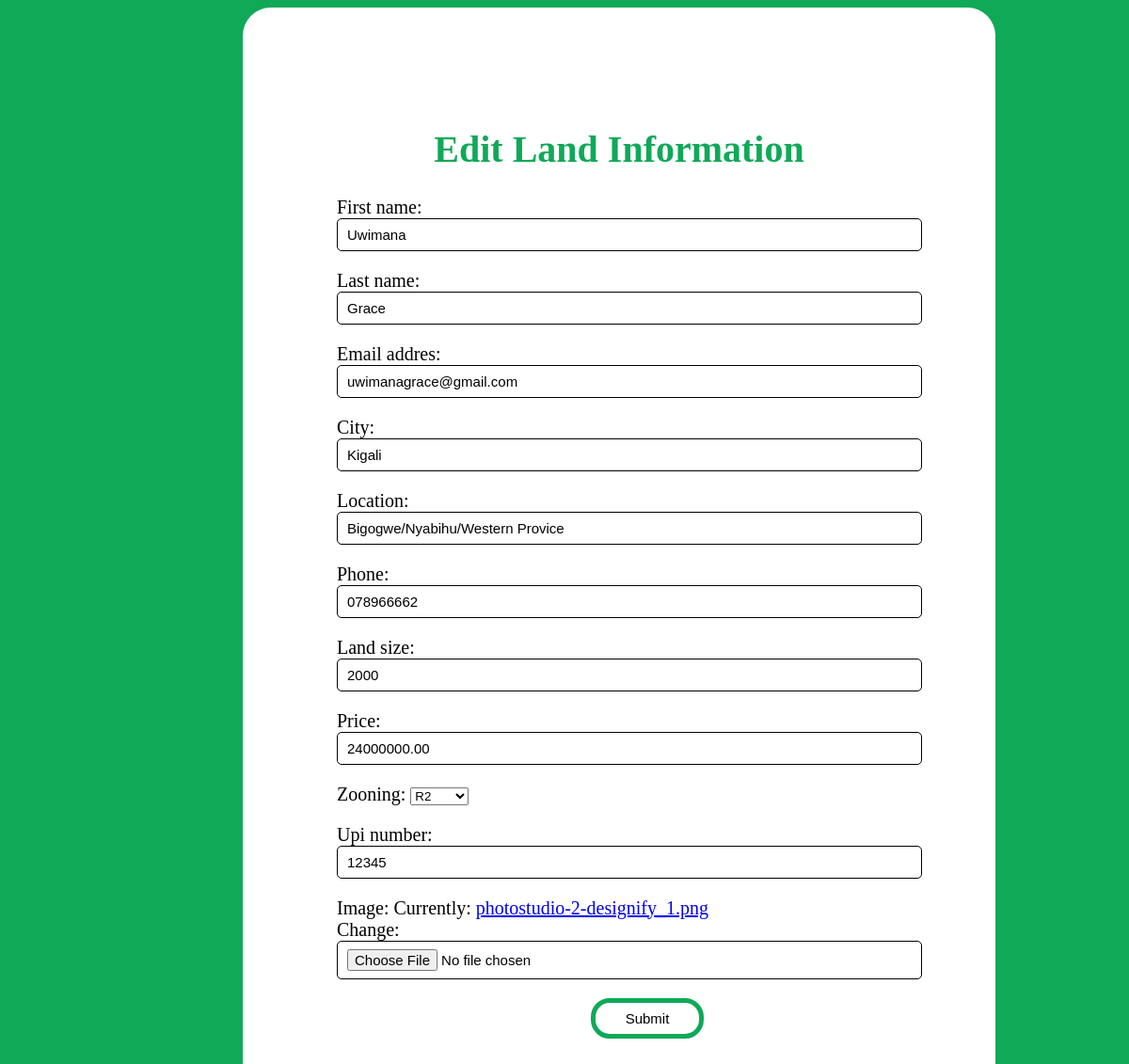
Page /land/edit/1/ on the committed database.
### land/models.py (models this page shows, shortened)
class Land(models.Model):
    first_name= models.CharField(max_length=240,null=True)
    last_name= models.CharField(max_length=240,null=True)
    email_addres=models.EmailField(max_length=25,null=True,default="your email address")
    city = models.CharField(max_length=50)
    location=models.CharField(max_length=240,null=True,default="Give /sector/district/country")
    phone =models.CharField (max_length=10,null=False,  default="Phone number")
    land_size=models.PositiveSmallIntegerField(null=True,default="hectare")
    price= models.DecimalField(max_digits=10, decimal_places=2)
    zooning_choice=(
        ('R1','R1'),
        ('R1A','R1A'),
        ('R1B','R1B'),
        ('R2','R2'),
        ('R2A','R2A'),
        ('R3','R3'),
        ('R4','R4'),
        ('C1','C1'),
        ('C2','C2'),
        ('C3','C3'),
        ('C3A','C3A'),
        ('C3B','C3B'),
        ('C3C','C3C'),
        ('C4','C4'),
        ('C4A','C4A'),
        ('C5','C5'),
        ('I1','I1'),
        ('I2','I2'),
        ('P1','P1'),
        ('P2','P2'),
        ('P3','P3'),
        ('P4','P4'),
    )
    zooning = models.CharField(
        max_length=8, choices=zooning_choice,null=True
    )
    upi_number=models.CharField(max_length=20,null=True)
    image = models.ImageField()

### land/views.py (the view)
# urls.py: path("edit/<int:id>/", edit_land, name="edit_land"),
def edit_land(request, id):
    land= Land.objects.get(id=id)
    if request.method == "POST":
        form=LandForm(request.POST, instance=Land)
        if form.is_valid():
            form.save()
        return redirect("land_profile", id=land.id)
    else:
        form= LandForm(instance=land)
        return render(request,"edit_land.html", {"form":form})

### land/forms.py
class LandForm(forms.ModelForm):
    class Meta:
        model= Land
        fields= "__all__"

### land/templates/edit_land.html (shortened to what this page needs)
<!DOCTYPE html>
<html>
<head>
</head>
<body>
    <div class="container">
    <h1>Edit Land Information</h1>
    <form method="POST" enctype="multipart/form-data">
    {{form.as_p}}
    <input type="submit" value="Submit" class="button">
</div>
</body>
</html>

### land/templates/edit_land.html (style rules this page uses)
body { background-color:#0FA958; width: 400px; height: 800px; font-size: 20px; }
.container { background-color: white; margin-left: 250px; width: 600px; padding: 100px; font-size: 20px; border-radius: 30px; margin-right: 250px; }
input { width: 100%; outline: none; border: 1px solid ; font-size: 15px; padding: 8px 10px; border-radius: 5px; background-color: white; }
.button { width: 20%; height: 30%; margin-left: 45%; border: 5px solid #0FA958; border-radius: 20px; }
h1 { color: #0FA958; text-align: center; }

### rows in the picture
Land: first_name "Uwimana", last_name "Grace", email_addres "uwimanagrace@gmail.com", city "Kigali", location "Bigogwe/Nyabihu/Western Provice", phone "078966662", land_size "2000", price "24000000.00", zooning "R2", upi_number "12345"
